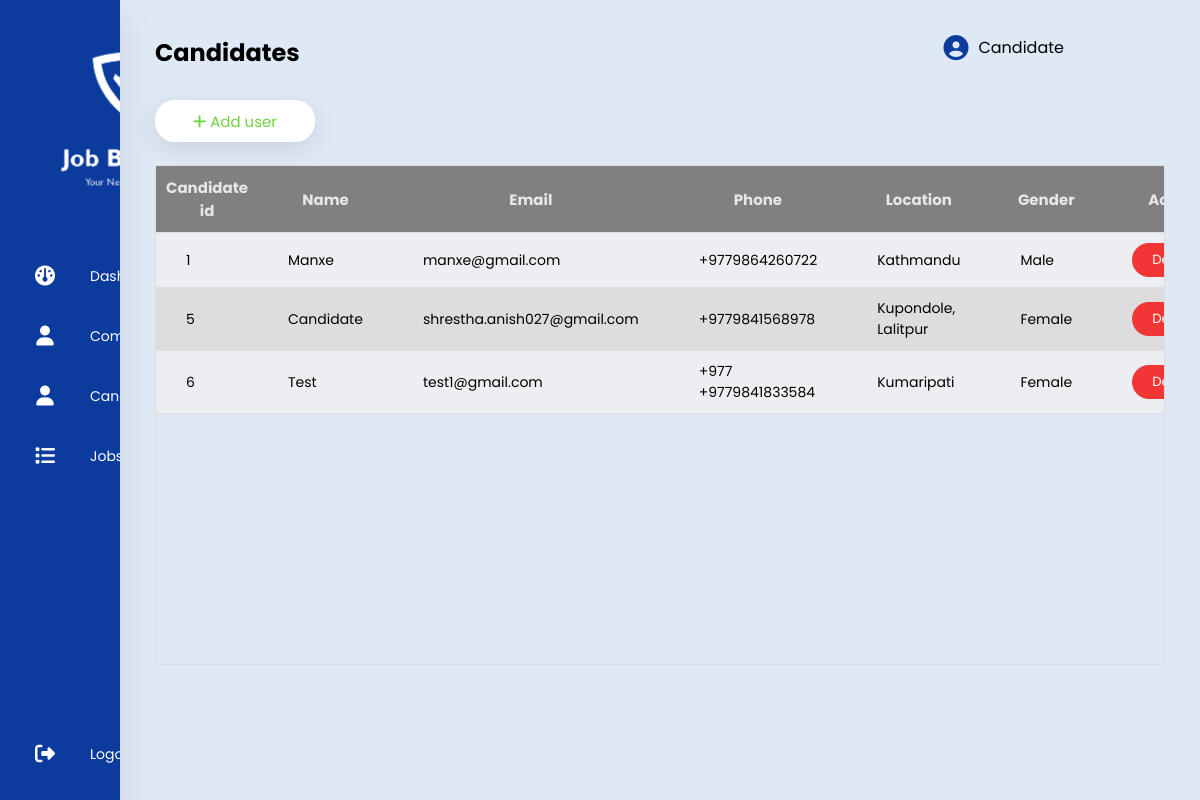
Page /candidate/ (signed in) on the committed database.
### user/models.py (models this page shows, shortened)
class CustomUser (AbstractBaseUser, PermissionsMixin):
    display_picture = models.ImageField(
        upload_to='images/user', help_text='Display picture containing a person or a logo.', null=True, blank=True)
    name = models.CharField(max_length=20, null=False)
    phone = PhoneNumberField(null=True, blank=True, unique=True)
    email = models.EmailField(_('email_address'), unique=True, max_length=200)
    location = models.CharField(max_length=30, null=True, blank=True)
    description = models.CharField(max_length=900, null=True, blank=True)
    is_verified = models.BooleanField(default=False)
    is_active = models.BooleanField(default=False)
    is_staff = models.BooleanField(default=False)
    class UserType(models.IntegerChoices):
        ADMIN = 1, _('Admin'),
        COMPANY = 2, _('Company'),
        CANDIDATE = 3, _('Candidate')
    user_type = models.IntegerField(
        choices=UserType.choices, blank=True, null=True)
    USERNAME_FIELD = 'email'
    REQUIRED_FIELDS = ['name', 'phone', 'location', ]
    objects = CustomUserManager()

class Candidate(models.Model):
    gender_selection = [
        ('Male', 'Male'), ('Female', 'Female'), ('Others', 'Others')]
    pref_selection = [('Architechture/ Interior Designing', 'Architechture/ Interior Designing'),
                      ('IT & Telecommunication', 'IT & Telecommunication'),
                      ('Teaching/ Education', 'Teaching/ Education'),
                      ('NGO/ INGO', 'NGO/ INGO'),
                      ('Graphics/ Designing', 'Graphics/ Designing'),
                      ('Hospitality', 'Hospitality'),
                      ('Sales/ Public Relation', 'Sales/ Public Relation'),
                      ('Legal Services', 'Legal Services'),
                      ('Other', 'Other')]
    user = models.OneToOneField(CustomUser, on_delete=models.CASCADE)
    gender = models.CharField('Gender', max_length=8,
                              choices=gender_selection, default='Male', null=False)
    preference = models.CharField('Preference', max_length=200,
                                  choices=pref_selection, default='IT & Telecommunication', null=False)

### adminPanel/views.py (the view, shortened to what this page needs)
# urls.py: path('candidate/', addCandidate, name='candidate'),
@login_required(login_url='/')
def addCandidate(request):
    form=CustomUserForm
    cand_form=CandidateForm
    userData = CustomUser.objects.filter(user_type='3')
    candData = Candidate.objects.all()
    context = {
        'form': form,
        'cand_form': cand_form,
        'userData': userData,
        'candData': candData,
        'title': 'Candidates'
    }
    return render(request, 'candidate.html', context)

### templates/candidate.html (shortened to what this page needs)
{% extends 'main.html' %}
{% block content%}
<section class="main">
    <div class="main-top">
        <h1>{{title}}</h1>
        <div class="user-option">
            <i class="fas fa-circle-user"></i>
            <span>{{user.name}}</span>
        </div>
    </div>
            <div class="main-section">
                <div id="addButton">
                    <button class="add" onclick="openform()">
                      <i class="fas fa-add"></i>
                      <span>Add user</span>
                    </button>
                </div>
                <div class="header_fixed", id="table">
                    <table>
                        <thead>
                            <tr>
                                <th>Candidate id</th>
                                <th>Name</th>
                                <th>Email</th>
                                <th>Phone</th>
                                <th>Location</th>
                                <th>Gender</th>
                                <th>Action</th>
                            </tr>
                        </thead>
                        <tbody>
                            {% for sp in candData  %}
                            <tr>
                                <td>{{sp.id}}</td>
                                <td>{{sp.user.name}}</td>
                                <td>{{sp.user.email}}</td>
                                <td>{{sp.user.phone}}</td>
                                <td>{{sp.user.location}}</td>
                                <td>{{sp.gender}}</td>
                                <td><form action="{% url 'delete-user' sp.user.id %}" method="post">
                                  <input type="submit" value="Delete">
                                </form></td>
                            </tr>
                            {% endfor %}
                        </tbody>
                    </table>
                </div>
                            </section>
{% endblock content%}

### static/styles/mystyle.css (style rules this page uses)
* { margin: 0; padding: 0; outline: none; border: none; text-decoration: none; box-sizing: border-box; font-family: "Poppins", sans-serif; }
body { background-color: #dfe9f5; }
.main { position: relative; padding: 35px; width: 90%; }
.main-top { display: flex; width: 90%; justify-content: space-between; }
.main-top .user-option { display: flex; justify-content: space-between; }
.main-top i { margin-right: 10px; font-size: 25px; color: #0b3b9d; cursor: pointer; }
.main-section { display: flex; margin-top: 20px; }
table { width: 100%; border-collapse: collapse; }
.header_fixed { margin-top: 75px; max-height: 100vh; width: 100%; overflow: auto; border: 1px solid #dddddd; }
.header_fixed thead th { position: sticky; top: 0; background-color: grey; color: #e6e7e8; font-size: 15px; }
th { border-bottom: 1px solid #dddddd; padding: 10px 10px; font-size: 14px; }
td { border-bottom: 1px solid #dddddd; padding: 10px 30px; font-size: 14px; }
tr:nth-child(even) { background-color: #dddddd; }
tr:nth-child(odd) { background-color: #edeef1; }
td form input { border: none; padding: 7px 20px; border-radius: 20px; background-color: #f23535; color: #fff; cursor: pointer; }
#addButton { display: flex; justify-content: left; position: absolute ; top: 100px; }
.add { border-radius: 20px; background-color: #fff; height: 42px; font-size: 15px; color: #70D242; border: none; width: 160px; box-shadow: 0 7px 25px rgba(0, 0, 0, 0.1); cursor: pointer; }

### templates/main.html (style rules this page uses)
.header_fixed { height: 500px }

### rows in the picture
CustomUser: name "Candidate"
Candidate: id "1", user.name "Manxe", user.email "manxe@gmail.com", user.phone "+9779864260722", user.location "Kathmandu", gender "Male"
Candidate: id "5", user.name "Candidate", user.email "shrestha.anish027@gmail.com", user.phone "+9779841568978", user.location "Kupondole, Lalitpur", gender "Female"
Candidate: id "6", user.name "Test", user.email "test1@gmail.com", user.phone "+977 +9779841833584", user.location "Kumaripati", gender "Female"

### other values in the picture
{{ title }} "Candidates"
